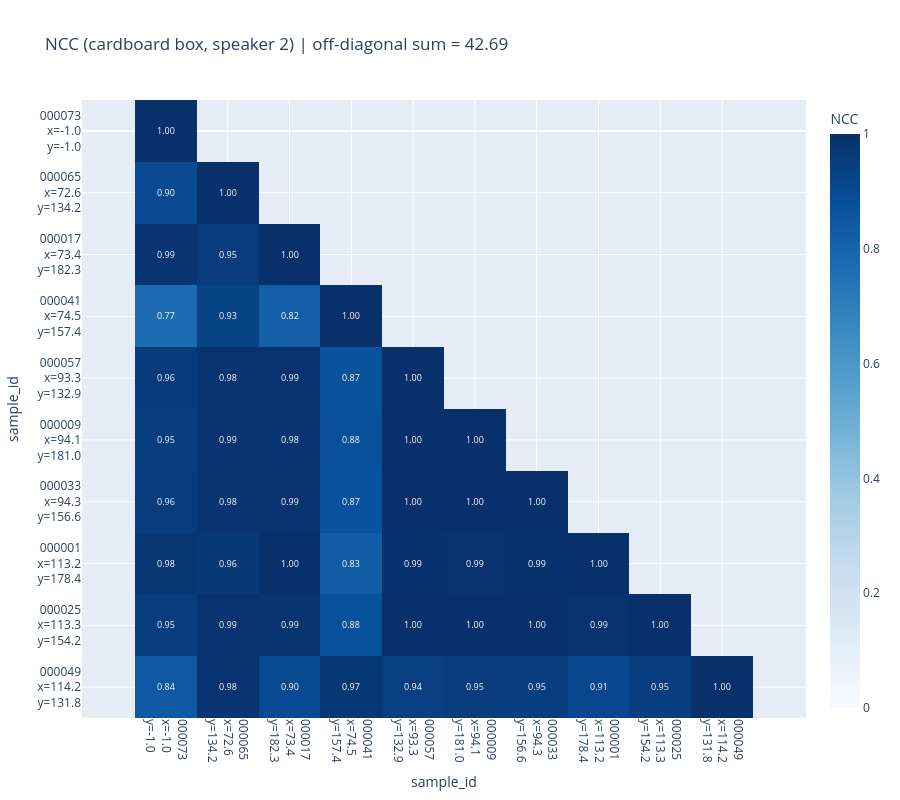

The cell this chart's notebook holds for it:
### Code cell
import numpy as np
import plotly.graph_objects as go

# Build a symmetric NCC matrix indexed by sample_id (diagonal = self-NCC = 1).
sample_ids = list(df['sample_id'])
n = len(sample_ids)
ncc_mat = pd.DataFrame(np.eye(n), index=sample_ids, columns=sample_ids)
for r in pair_df.itertuples():
    ncc_mat.loc[r.sample_id1, r.sample_id2] = r.ncc
    ncc_mat.loc[r.sample_id2, r.sample_id1] = r.ncc

# Symmetric, so blank out the upper triangle (above the diagonal) to drop duplicate pairs.
z = ncc_mat.values.astype(float)
z[np.triu(np.ones((n, n), dtype=bool), k=1)] = np.nan
text = [['' if np.isnan(z[i, j]) else f'{z[i, j]:.2f}' for j in range(n)] for i in range(n)]

# Tick labels: sample_id then COM (rounded to nearest tenth) on separate lines.
tick_labels = [f'{sid}<br>x={coms[sid][0]:.1f}<br>y={coms[sid][1]:.1f}' for sid in sample_ids]
off_diag_ncc_sum = pair_df['ncc'].sum()

fig = go.Figure(go.Heatmap(
    z=z, x=list(range(n)), y=list(range(n)), zmin=0, zmax=1, colorscale='Blues',
    text=text, texttemplate='%{text}', textfont=dict(size=9),
    colorbar=dict(title='NCC'), hoverongaps=False))
fig.update_layout(
    title=f'NCC ({BOX} box, speaker {SPEAKER}) | off-diagonal sum = {off_diag_ncc_sum:.2f}',
    xaxis_title='sample_id', yaxis_title='sample_id', width=900, height=800)
fig.update_xaxes(tickvals=list(range(n)), ticktext=tick_labels, tickangle=90)
fig.update_yaxes(tickvals=list(range(n)), ticktext=tick_labels, autorange='reversed',
                 scaleanchor='x', scaleratio=1)
fig.show()

### Figure 1 — Plotly figure (JSON) as saved in the notebook; plotly's stock layout.template omitted (floating-point values rounded to 4 significant figures)
{"data": [{"colorbar": {"title": {"text": "NCC"}}, "colorscale": [[0, "rgb(247,251,255)"], [0.125, "rgb(222,235,247)"], [0.25, "rgb(198,219,239)"], [0.375, "rgb(158,202,225)"], [0.5, "rgb(107,174,214)"], [0.625, "rgb(66,146,198)"], [0.75, "rgb(33,113,181)"], [0.875, "rgb(8,81,156)"], [1, "rgb(8,48,107)"]], "hoverongaps": false, "text": [["1.00", "", "", "", "", "", "", "", "", ""], ["0.90", "1.00", "", "", "", "", "", "", "", ""], ["0.99", "0.95", "1.00", "", "", "", "", "", "", ""], ["0.77", "0.93", "0.82", "1.00", "", "", "", "", "", ""], ["0.96", "0.98", "0.99", "0.87", "1.00", "", "", "", "", ""], ["0.95", "0.99", "0.98", "0.88", "1.00", "1.00", "", "", "", ""], ["0.96", "0.98", "0.99", "0.87", "1.00", "1.00", "1.00", "", "", ""], ["0.98", "0.96", "1.00", "0.83", "0.99", "0.99", "0.99", "1.00", "", ""], ["0.95", "0.99", "0.99", "0.88", "1.00", "1.00", "1.00", "0.99", "1.00", ""], ["0.84", "0.98", "0.90", "0.97", "0.94", "0.95", "0.95", "0.91", "0.95", "1.00"]], "textfont": {"size": 9}, "texttemplate": "%{text}", "type": "heatmap", "x": [0, 1, 2, 3, 4, 5, 6, 7, 8, 9], "y": [0, 1, 2, 3, 4, 5, 6, 7, 8, 9], "z": [[1.0, NaN, NaN, NaN, NaN, NaN, NaN, NaN, NaN, NaN], [0.9041, 1.0, NaN, NaN, NaN, NaN, NaN, NaN, NaN, NaN], [0.985, 0.9538, 1.0, NaN, NaN, NaN, NaN, NaN, NaN, NaN], [0.7689, 0.9297, 0.8212, 1.0, NaN, NaN, NaN, NaN, NaN, NaN], [0.9564, 0.9838, 0.9893, 0.8686, 1.0, NaN, NaN, NaN, NaN, NaN], [0.9461, 0.9887, 0.9847, 0.8818, 0.9969, 1.0, NaN, NaN, NaN, NaN], [0.9557, 0.9838, 0.988, 0.8704, 0.9967, 0.9974, 1.0, NaN, NaN, NaN], [0.9791, 0.9609, 0.9978, 0.8319, 0.991, 0.9892, 0.9926, 1.0, NaN, NaN], [0.9508, 0.9873, 0.9866, 0.8765, 0.9988, 0.998, 0.997, 0.9894, 1.0, NaN], [0.844, 0.9849, 0.9007, 0.9748, 0.9439, 0.9539, 0.9453, 0.9112, 0.9502, 1.0]], "zmax": 1, "zmin": 0}], "layout": {"height": 800, "title": {"text": "NCC (cardboard box, speaker 2) | off-diagonal sum = 42.69"}, "width": 900, "xaxis": {"tickangle": 90, "ticktext": ["000073<br>x=-1.0<br>y=-1.0", "000065<br>x=72.6<br>y=134.2", "000017<br>x=73.4<br>y=182.3", "000041<br>x=74.5<br>y=157.4", "000057<br>x=93.3<br>y=132.9", "000009<br>x=94.1<br>y=181.0", "000033<br>x=94.3<br>y=156.6", "000001<br>x=113.2<br>y=178.4", "000025<br>x=113.3<br>y=154.2", "000049<br>x=114.2<br>y=131.8"], "tickvals": [0, 1, 2, 3, 4, 5, 6, 7, 8, 9], "title": {"text": "sample_id"}}, "yaxis": {"autorange": "reversed", "scaleanchor": "x", "scaleratio": 1, "ticktext": ["000073<br>x=-1.0<br>y=-1.0", "000065<br>x=72.6<br>y=134.2", "000017<br>x=73.4<br>y=182.3", "000041<br>x=74.5<br>y=157.4", "000057<br>x=93.3<br>y=132.9", "000009<br>x=94.1<br>y=181.0", "000033<br>x=94.3<br>y=156.6", "000001<br>x=113.2<br>y=178.4", "000025<br>x=113.3<br>y=154.2", "000049<br>x=114.2<br>y=131.8"], "tickvals": [0, 1, 2, 3, 4, 5, 6, 7, 8, 9], "title": {"text": "sample_id"}}}}
